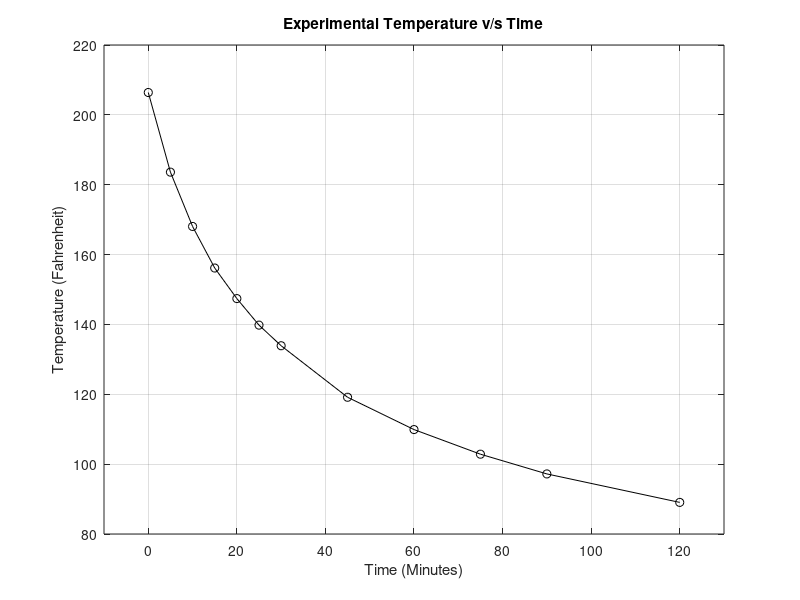
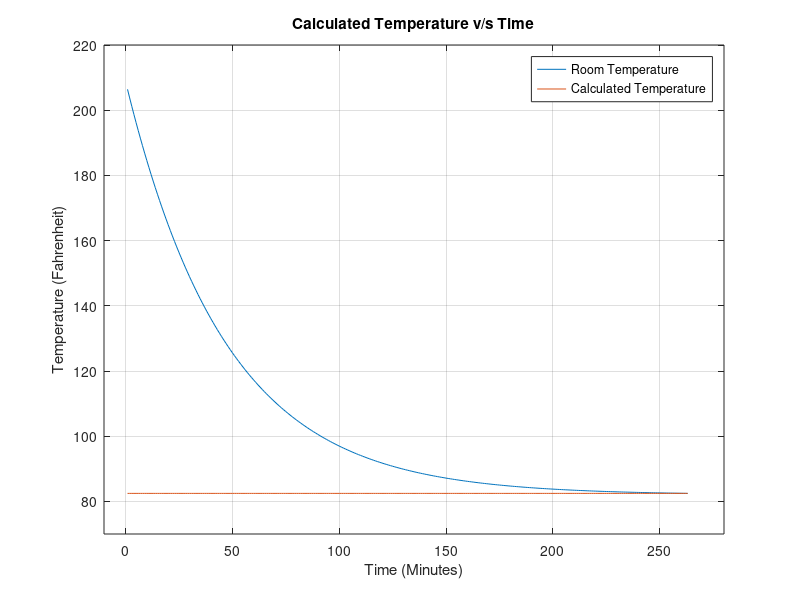

Source code (MATLAB) for these figures, in order:
%% Description
% Newtons_cooling.m
%
% Description:
% Computes proptionality constant k for Newton's Law of Cooling
%
% Special requirements or dependencies:
% None; Tested in RHEL 7.4 with MATLAB R2017a
%
% Compilation and execution:
% Compilation not necessary
% Execution takes less than seconds on most modern hardware.
% 
% For the execution in LINUX terminal: 
% matlab -nodisplay -nosplash -singleCompThread -r Newton_cooling -logfile Newton_cooling.log
%% Clear the old data from workpace,command window and figure.
clear;
clc;
close all;
clf;
%% Initailization
% Set the variable datatype
format long;
% Experimental data: Temeperature and Time
Tavg=[206.4 183.6 168.05 156.15 147.4 139.8 133.9 119.15 109.9 102.85 97.2 89.05];
t=[0 5 10 15 20 25 30 45 60 75 90 120];
% Set the room temperature
Troom = 82;
%% Calculations
% Calculate the value of k for each time interval
for i = 1:10
    k(i)=((Tavg(i+1)-Tavg(i))/(Troom-Tavg(i)))/(t(i+1)-t(i));
end
% Calculate the average k
kavg = sum(k)/11;
% Set the initial temperature
Te(1) = 206.4;
% Loop BEGINS
for i=1:200000
    % Calculate the room temperature
    Te(i+1)=Te(i)+kavg*(Troom - Te(i))*1;
    % Check the difference between 2 iterations
    if abs(Te(i+1)-Te(i)) < 0.01
        break; % Break if condition satisfies
    end
end % Loop ENDS
%% Plot
% Open figure 1
figure(1)
% Plot the Experimental Temperature vs Time data
plot(t,Tavg,'-ko')
% Add grid in graph
grid on;
% Set the axis limit
xlim([-10 130])
ylim([80 220])
% Set the title
title('Experimental Temperature v/s Time')
% Label the x axis and y axis
ylabel('Temperature (Fahrenheit)')
xlabel('Time (Minutes)')
% Save the figure in .png format
saveas(gcf,'Newton_cooling_Expt.png')
% Open figure 2
figure(2)
x=1:i+1;
% Plot the calculated Temperature vs Time data
plot(x,Te,x,x*0+Te(i+1))
% Add grid in graph
grid on;
% Set the axis limit
xlim([-10 280])
ylim([70 220])
% Legend the graph
legend({'Room Temperature','Calculated Temperature'})
% Set the title
title('Calculated Temperature v/s Time')
% Label the x axis and y axis
ylabel('Temperature (Fahrenheit)')
xlabel('Time (Minutes)')
% Save the figure in .png format
saveas(gcf,'Newton_cooling_room_temp.png')
%%%
exit 
